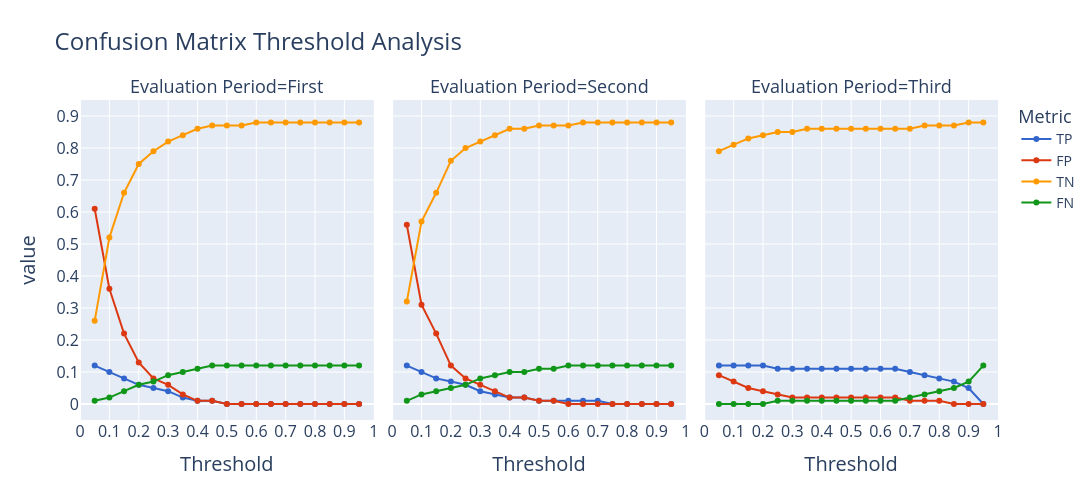

The code cell stored with this chart in its notebook:
### Code cell
fig = px.line(df_threshold_confusion_matrix,
              x = "Threshold",
              y = ["TP", "FP", "TN", "FN"],  # Metrics as y-values
              facet_col = "Evaluation Period",  # Faceting by Evaluation Period
              title = "Confusion Matrix Threshold Analysis",
              markers=True,  # Optional: Adds markers to the line
              color_discrete_sequence=px.colors.qualitative.G10,
              width = 1600,
              height = 500)

# Update layout for legend, title, and subplot titles
fig.update_layout(
    title={'text': "Confusion Matrix Threshold Analysis", 'font': {'size': 24}},
    legend_title_text='Metric',  # Change legend title to 'Metric'
    legend={'title': {'font': {'size': 18}}, 'font': {'size': 14}},
    font={'size': 12}  # General font size for other elements
)

# Update x and y axis labels and font sizes
fig.update_xaxes(
    title_text='Threshold', 
    title_font={'size': 20}, 
    tickfont=dict(size=16), 
    dtick=0.1,  # Set the tick interval to 0.1 for x-axis
    range=[0, 1]  # Ensure the range is from 0 to 1 for x-axis
)

fig.update_yaxes(
    # title_text='Value', 
    title_font={'size': 20}, 
    tickfont=dict(size=16), 
    dtick=0.1,  # Set the tick interval to 0.1 for y-axis
    range=[-0.05, 0.95],  # Ensure the range is from 0 to 1 for y-axis
    matches='y'  # Ensure y-axes are linked
)

# Update subplot titles
for annotation in fig.layout.annotations:
    annotation['font'] = dict(size=18)

# Show the figure
fig.show()

### Figure 1 — Plotly figure (JSON) as saved in the notebook; plotly's stock layout.template omitted (floating-point values rounded to 4 significant figures)
{"data": [{"hovertemplate": "variable=TP<br>Evaluation Period=First<br>Threshold=%{x}<br>value=%{y}<extra></extra>", "legendgroup": "TP", "line": {"color": "#3366CC", "dash": "solid"}, "marker": {"symbol": "circle"}, "mode": "lines+markers", "name": "TP", "orientation": "v", "showlegend": true, "type": "scatter", "x": [0.05, 0.1, 0.15, 0.2, 0.25, 0.3, 0.35, 0.4, 0.45, 0.5, 0.55, 0.6, 0.65, 0.7, 0.75, 0.8, 0.85, 0.9, 0.95], "xaxis": "x", "y": [0.12, 0.1, 0.08, 0.06, 0.05, 0.04, 0.02, 0.01, 0.01, 0, 0, 0, 0, 0, 0, 0, 0, 0, 0], "yaxis": "y"}, {"hovertemplate": "variable=TP<br>Evaluation Period=Second<br>Threshold=%{x}<br>value=%{y}<extra></extra>", "legendgroup": "TP", "line": {"color": "#3366CC", "dash": "solid"}, "marker": {"symbol": "circle"}, "mode": "lines+markers", "name": "TP", "orientation": "v", "showlegend": false, "type": "scatter", "x": [0.05, 0.1, 0.15, 0.2, 0.25, 0.3, 0.35, 0.4, 0.45, 0.5, 0.55, 0.6, 0.65, 0.7, 0.75, 0.8, 0.85, 0.9, 0.95], "xaxis": "x2", "y": [0.12, 0.1, 0.08, 0.07, 0.06, 0.04, 0.03, 0.02, 0.02, 0.01, 0.01, 0.01, 0.01, 0.01, 0, 0, 0, 0, 0], "yaxis": "y2"}, {"hovertemplate": "variable=TP<br>Evaluation Period=Third<br>Threshold=%{x}<br>value=%{y}<extra></extra>", "legendgroup": "TP", "line": {"color": "#3366CC", "dash": "solid"}, "marker": {"symbol": "circle"}, "mode": "lines+markers", "name": "TP", "orientation": "v", "showlegend": false, "type": "scatter", "x": [0.05, 0.1, 0.15, 0.2, 0.25, 0.3, 0.35, 0.4, 0.45, 0.5, 0.55, 0.6, 0.65, 0.7, 0.75, 0.8, 0.85, 0.9, 0.95], "xaxis": "x3", "y": [0.12, 0.12, 0.12, 0.12, 0.11, 0.11, 0.11, 0.11, 0.11, 0.11, 0.11, 0.11, 0.11, 0.1, 0.09, 0.08, 0.07, 0.05, 0], "yaxis": "y3"}, {"hovertemplate": "variable=FP<br>Evaluation Period=First<br>Threshold=%{x}<br>value=%{y}<extra></extra>", "legendgroup": "FP", "line": {"color": "#DC3912", "dash": "solid"}, "marker": {"symbol": "circle"}, "mode": "lines+markers", "name": "FP", "orientation": "v", "showlegend": true, "type": "scatter", "x": [0.05, 0.1, 0.15, 0.2, 0.25, 0.3, 0.35, 0.4, 0.45, 0.5, 0.55, 0.6, 0.65, 0.7, 0.75, 0.8, 0.85, 0.9, 0.95], "xaxis": "x", "y": [0.61, 0.36, 0.22, 0.13, 0.08, 0.06, 0.03, 0.01, 0.01, 0, 0, 0, 0, 0, 0, 0, 0, 0, 0], "yaxis": "y"}, {"hovertemplate": "variable=FP<br>Evaluation Period=Second<br>Threshold=%{x}<br>value=%{y}<extra></extra>", "legendgroup": "FP", "line": {"color": "#DC3912", "dash": "solid"}, "marker": {"symbol": "circle"}, "mode": "lines+markers", "name": "FP", "orientation": "v", "showlegend": false, "type": "scatter", "x": [0.05, 0.1, 0.15, 0.2, 0.25, 0.3, 0.35, 0.4, 0.45, 0.5, 0.55, 0.6, 0.65, 0.7, 0.75, 0.8, 0.85, 0.9, 0.95], "xaxis": "x2", "y": [0.56, 0.31, 0.22, 0.12, 0.08, 0.06, 0.04, 0.02, 0.02, 0.01, 0.01, 0, 0, 0, 0, 0, 0, 0, 0], "yaxis": "y2"}, {"hovertemplate": "variable=FP<br>Evaluation Period=Third<br>Threshold=%{x}<br>value=%{y}<extra></extra>", "legendgroup": "FP", "line": {"color": "#DC3912", "dash": "solid"}, "marker": {"symbol": "circle"}, "mode": "lines+markers", "name": "FP", "orientation": "v", "showlegend": false, "type": "scatter", "x": [0.05, 0.1, 0.15, 0.2, 0.25, 0.3, 0.35, 0.4, 0.45, 0.5, 0.55, 0.6, 0.65, 0.7, 0.75, 0.8, 0.85, 0.9, 0.95], "xaxis": "x3", "y": [0.09, 0.07, 0.05, 0.04, 0.03, 0.02, 0.02, 0.02, 0.02, 0.02, 0.02, 0.02, 0.02, 0.01, 0.01, 0.01, 0, 0, 0], "yaxis": "y3"}, {"hovertemplate": "variable=TN<br>Evaluation Period=First<br>Threshold=%{x}<br>value=%{y}<extra></extra>", "legendgroup": "TN", "line": {"color": "#FF9900", "dash": "solid"}, "marker": {"symbol": "circle"}, "mode": "lines+markers", "name": "TN", "orientation": "v", "showlegend": true, "type": "scatter", "x": [0.05, 0.1, 0.15, 0.2, 0.25, 0.3, 0.35, 0.4, 0.45, 0.5, 0.55, 0.6, 0.65, 0.7, 0.75, 0.8, 0.85, 0.9, 0.95], "xaxis": "x", "y": [0.26, 0.52, 0.66, 0.75, 0.79, 0.82, 0.84, 0.86, 0.87, 0.87, 0.87, 0.88, 0.88, 0.88, 0.88, 0.88, 0.88, 0.88, 0.88], "yaxis": "y"}, {"hovertemplate": "variable=TN<br>Evaluation Period=Second<br>Threshold=%{x}<br>value=%{y}<extra></extra>", "legendgroup": "TN", "line": {"color": "#FF9900", "dash": "solid"}, "marker": {"symbol": "circle"}, "mode": "lines+markers", "name": "TN", "orientation": "v", "showlegend": false, "type": "scatter", "x": [0.05, 0.1, 0.15, 0.2, 0.25, 0.3, 0.35, 0.4, 0.45, 0.5, 0.55, 0.6, 0.65, 0.7, 0.75, 0.8, 0.85, 0.9, 0.95], "xaxis": "x2", "y": [0.32, 0.57, 0.66, 0.76, 0.8, 0.82, 0.84, 0.86, 0.86, 0.87, 0.87, 0.87, 0.88, 0.88, 0.88, 0.88, 0.88, 0.88, 0.88], "yaxis": "y2"}, {"hovertemplate": "variable=TN<br>Evaluation Period=Third<br>Threshold=%{x}<br>value=%{y}<extra></extra>", "legendgroup": "TN", "line": {"color": "#FF9900", "dash": "solid"}, "marker": {"symbol": "circle"}, "mode": "lines+markers", "name": "TN", "orientation": "v", "showlegend": false, "type": "scatter", "x": [0.05, 0.1, 0.15, 0.2, 0.25, 0.3, 0.35, 0.4, 0.45, 0.5, 0.55, 0.6, 0.65, 0.7, 0.75, 0.8, 0.85, 0.9, 0.95], "xaxis": "x3", "y": [0.79, 0.81, 0.83, 0.84, 0.85, 0.85, 0.86, 0.86, 0.86, 0.86, 0.86, 0.86, 0.86, 0.86, 0.87, 0.87, 0.87, 0.88, 0.88], "yaxis": "y3"}, {"hovertemplate": "variable=FN<br>Evaluation Period=First<br>Threshold=%{x}<br>value=%{y}<extra></extra>", "legendgroup": "FN", "line": {"color": "#109618", "dash": "solid"}, "marker": {"symbol": "circle"}, "mode": "lines+markers", "name": "FN", "orientation": "v", "showlegend": true, "type": "scatter", "x": [0.05, 0.1, 0.15, 0.2, 0.25, 0.3, 0.35, 0.4, 0.45, 0.5, 0.55, 0.6, 0.65, 0.7, 0.75, 0.8, 0.85, 0.9, 0.95], "xaxis": "x", "y": [0.01, 0.02, 0.04, 0.06, 0.07, 0.09, 0.1, 0.11, 0.12, 0.12, 0.12, 0.12, 0.12, 0.12, 0.12, 0.12, 0.12, 0.12, 0.12], "yaxis": "y"}, {"hovertemplate": "variable=FN<br>Evaluation Period=Second<br>Threshold=%{x}<br>value=%{y}<extra></extra>", "legendgroup": "FN", "line": {"color": "#109618", "dash": "solid"}, "marker": {"symbol": "circle"}, "mode": "lines+markers", "name": "FN", "orientation": "v", "showlegend": false, "type": "scatter", "x": [0.05, 0.1, 0.15, 0.2, 0.25, 0.3, 0.35, 0.4, 0.45, 0.5, 0.55, 0.6, 0.65, 0.7, 0.75, 0.8, 0.85, 0.9, 0.95], "xaxis": "x2", "y": [0.01, 0.03, 0.04, 0.05, 0.06, 0.08, 0.09, 0.1, 0.1, 0.11, 0.11, 0.12, 0.12, 0.12, 0.12, 0.12, 0.12, 0.12, 0.12], "yaxis": "y2"}, {"hovertemplate": "variable=FN<br>Evaluation Period=Third<br>Threshold=%{x}<br>value=%{y}<extra></extra>", "legendgroup": "FN", "line": {"color": "#109618", "dash": "solid"}, "marker": {"symbol": "circle"}, "mode": "lines+markers", "name": "FN", "orientation": "v", "showlegend": false, "type": "scatter", "x": [0.05, 0.1, 0.15, 0.2, 0.25, 0.3, 0.35, 0.4, 0.45, 0.5, 0.55, 0.6, 0.65, 0.7, 0.75, 0.8, 0.85, 0.9, 0.95], "xaxis": "x3", "y": [0, 0, 0, 0, 0.01, 0.01, 0.01, 0.01, 0.01, 0.01, 0.01, 0.01, 0.01, 0.02, 0.03, 0.04, 0.05, 0.07, 0.12], "yaxis": "y3"}], "layout": {"annotations": [{"font": {"size": 18}, "showarrow": false, "text": "Evaluation Period=First", "x": 0.16, "xanchor": "center", "xref": "paper", "y": 1, "yanchor": "bottom", "yref": "paper"}, {"font": {"size": 18}, "showarrow": false, "text": "Evaluation Period=Second", "x": 0.5, "xanchor": "center", "xref": "paper", "y": 1, "yanchor": "bottom", "yref": "paper"}, {"font": {"size": 18}, "showarrow": false, "text": "Evaluation Period=Third", "x": 0.84, "xanchor": "center", "xref": "paper", "y": 1, "yanchor": "bottom", "yref": "paper"}], "font": {"size": 12}, "height": 500, "legend": {"font": {"size": 14}, "title": {"font": {"size": 18}, "text": "Metric"}, "tracegroupgap": 0}, "title": {"font": {"size": 24}, "text": "Confusion Matrix Threshold Analysis"}, "width": 1600, "xaxis": {"anchor": "y", "domain": [0, 0.32], "dtick": 0.1, "range": [0, 1], "tickfont": {"size": 16}, "title": {"font": {"size": 20}, "text": "Threshold"}}, "xaxis2": {"anchor": "y2", "domain": [0.34, 0.66], "dtick": 0.1, "matches": "x", "range": [0, 1], "tickfont": {"size": 16}, "title": {"font": {"size": 20}, "text": "Threshold"}}, "xaxis3": {"anchor": "y3", "domain": [0.68, 1.0], "dtick": 0.1, "matches": "x", "range": [0, 1], "tickfont": {"size": 16}, "title": {"font": {"size": 20}, "text": "Threshold"}}, "yaxis": {"anchor": "x", "domain": [0, 1], "dtick": 0.1, "matches": "y", "range": [-0.05, 0.95], "tickfont": {"size": 16}, "title": {"font": {"size": 20}, "text": "value"}}, "yaxis2": {"anchor": "x2", "domain": [0, 1], "dtick": 0.1, "matches": "y", "range": [-0.05, 0.95], "showticklabels": false, "tickfont": {"size": 16}, "title": {"font": {"size": 20}}}, "yaxis3": {"anchor": "x3", "domain": [0, 1], "dtick": 0.1, "matches": "y", "range": [-0.05, 0.95], "showticklabels": false, "tickfont": {"size": 16}, "title": {"font": {"size": 20}}}}}
